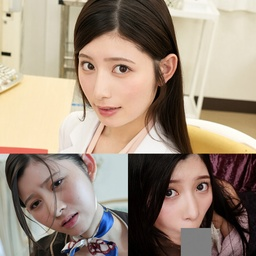
#> input picture collage.jpg, 256 x 256 px, shrunk from 1408 x 1408 before the run
$ python fit_mosaic.py ../../../../collage.jpg ../../../../collage.jpg
#> lines starting #> are read from the running program, lines starting #| are printed output that depends on the picture
#!/usr/bin/env python3
"""原本と「モザイク済み出力」から、ブロックサイズと対応矩形を同定する。"""
import sys
from PIL import Image, ImageChops, ImageStat, ImageFilter

def sc(a,b): return sum(ImageStat.Stat(ImageChops.difference(a,b)).mean)/3
def grad(im):
    g=im.convert("L"); w,h=g.size; px=g.load(); s=0;n=0
    for y in range(h-1):
        for x in range(w-1): s+=abs(px[x,y]-px[x+1,y])+abs(px[x,y]-px[x,y+1]); n+=2
    return s/n
def block(im,k):
    w,h=im.size
    return im.resize((max(1,w//k),max(1,h//k)),Image.BOX).resize((w,h),Image.NEAREST)

def align(orig,samp):
    W,H=samp.size; ar=W/H
    sref=samp.filter(ImageFilter.GaussianBlur(3))
    best=None
    for w in range(int(orig.width*0.6), orig.width+1, max(4,orig.width//40)):
        h=round(w/ar)
        if h>orig.height: continue
        for x0 in range(0, orig.width-w+1, max(4,(orig.width-w)//8 or 10**9)):
            for y0 in range(0, orig.height-h+1, max(4,(orig.height-h)//8 or 10**9)):
                c=orig.crop((x0,y0,x0+w,y0+h)).resize((W,H),Image.LANCZOS)
                v=sc(c.filter(ImageFilter.GaussianBlur(3)),sref)
                if best is None or v<best[0]: best=(v,x0,y0,w,h)
    return best

def refine(orig,samp,x0,y0,w,ks=(3,4,5,6)):
    """粗探索の結果を、モザイク当てはめの残差で細かく詰める。"""
    W,H=samp.size; ar=W/H
    best=None
    for step,span in ((8,40),(3,12),(1,4)):
        cx,cy,cw = (x0,y0,w) if best is None else best[1:]
        for dw in range(-span,span+1,step):
            ww=cw+dw; hh=round(ww/ar)
            if ww<32 or ww>orig.width or hh>orig.height: continue
            for dx in range(-span,span+1,step):
                xx=cx+dx
                if xx<0 or xx+ww>orig.width: continue
                for dy in range(-span,span+1,step):
                    yy=cy+dy
                    if yy<0 or yy+hh>orig.height: continue
                    b=orig.crop((xx,yy,xx+ww,yy+hh)).resize((W,H),Image.LANCZOS)
                    v=min(sc(block(b,k),samp) for k in ks)
                    if best is None or v<best[0]: best=(v,xx,yy,ww)
    return best

def main(op,sp):
#> called with op = '../../../../collage.jpg', sp = '../../../../collage.jpg'
    orig=Image.open(op).convert("RGB"); samp=Image.open(sp).convert("RGB")
#> in main, orig is the input picture: PIL image 256x256 RGB; mean R, G, B 158.8, 141.6, 125.6
    W,H=samp.size
#> W = 256; H = 256
    _,x0,y0,w,h=align(orig,samp)
#> in align, `sref=samp.filter(ImageFilter.GaussianBlur(3))`:
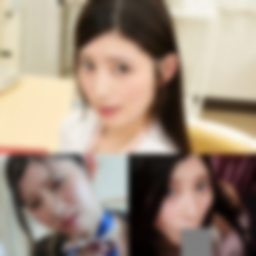
#> sref: PIL image 256x256 RGB; mean R, G, B 158.8, 141.6, 125.6
#> the loop in align, `for w in range(int(orig.width*0.6), orig.width+1, max(4,orig.width//40..` made 18 passes
#> h on passes 2 to 13: 159, 165, 171, 177, 183, 189, 195, 201, 207, 213, 219, 225
#> after the loop in align, `for w in range(int(orig.width*0.6), orig.width+1, max(4,orig.width//40..`: best = (2.42, 0, 0, 255, 255)
#> x0 = 0; y0 = 0; w = 255; h = 255
    _,x0,y0,w=refine(orig,samp,x0,y0,w)
#> after the loop in refine, `for step,span in ((8,40),(3,12),(1,4)):`: best = (8.13, 0, 0, 256)
#> w = 256
    h=round(w*H/W)
#> h = 256
    base=orig.crop((x0,y0,x0+w,y0+h)).resize((W,H),Image.LANCZOS)
    tg=grad(samp)
#> in grad, `g = im.convert('L')`:
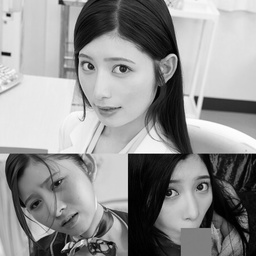
#> g: PIL image 256x256 L; min 0, max 255, mean 144.9
#> after the loop in grad, `for y in range(h-1):`: n = 130050; s = 990776
#> tg = 7.62
    rows=[]
    for k in range(2,13):
        r=block(base,k); rows.append((abs(grad(r)-tg),k,grad(r),sc(r,samp)))
#> this loop made 11 passes
#> pass 1, in main, `r = block(base, k)`:
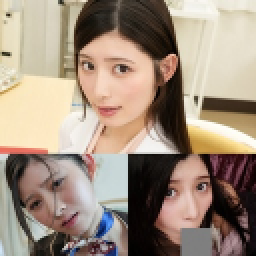
#> r: PIL image 256x256 RGB; mean R, G, B 159.3, 142, 126
#> pass 1, in grad (call 2), `g = im.convert('L')`:
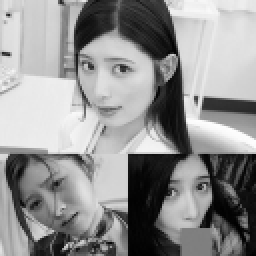
#> g: PIL image 256x256 L; min 0, max 254, mean 145.4
#> pass 2, in main, `r = block(base, k)`:
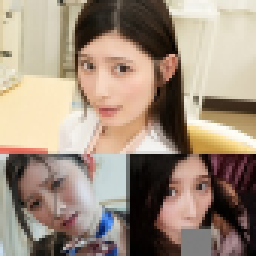
#> r: PIL image 256x256 RGB; mean R, G, B 158.8, 141.6, 125.6
#> pass 2, in grad (call 4), `g = im.convert('L')`:
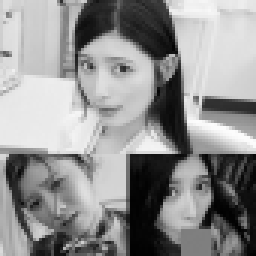
#> g: PIL image 256x256 L; min 0, max 252, mean 144.9
#> after the loop:
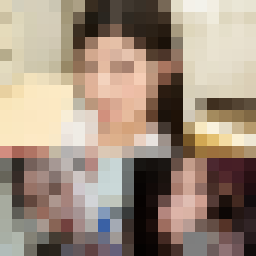
#> r: PIL image 256x256 RGB; mean R, G, B 158.7, 141.5, 125.5
#> after the loop, rows = [(2.15, 2, 5.47, 5.49), (3.05, 3, 4.57, 8.13), (3.6, 4, 4.02, 9.96), (4, 5, 3.61, 12.37), (4.31, 6, 3.31, 13.38), (4.53, 7, 3.09, 14.85), (4.69, 8, 2.92, 15.84), (4.86, 9, 2.75, 16.8), (5.03, 10, 2.59, 18.69), (5.15, 11, 2.47, 20.78), (5.31, 12, 2.31, 21.95)]
    rows.sort()
    k=rows[0][1]
#> k = 2
    print(f"{sp}")
    print(f"  原本 {orig.size}  出力 {W}x{H}  対応矩形 ({x0},{y0}) {w}x{h}  縮小率 {orig.width/W:.2f}")
#|   原本 (256, 256)  出力 256x256  対応矩形 (0,0) 256x256  縮小率 1.00
    print(f"  正解の勾配 {tg:.3f}")
#|   正解の勾配 7.618
    for d,kk,g,r in rows[:4]:
        print(f"    k={kk}  勾配 {g:.3f} (差 {d:.3f})  残差 {r:.3f}")
#> this loop made 4 passes
#> (d, g, r) on passes 1 to 4: (2.15, 5.47, 5.49), (3.05, 4.57, 8.13), (3.6, 4.02, 9.96), (4, 3.61, 12.37)
#|     k=2  勾配 5.470 (差 2.148)  残差 5.486
#|     k=3  勾配 4.570 (差 3.048)  残差 8.132
#|     k=4  勾配 4.020 (差 3.599)  残差 9.956
#|     k=5  勾配 3.614 (差 4.005)  残差 12.369
    print(f"  => ブロック {k}px（出力上） / 原寸換算 {orig.width/(W/k):.1f}px / 横幅比 {100*k/W:.2f}%")
#|   => ブロック 2px（出力上） / 原寸換算 2.0px / 横幅比 0.78%
    return k

if __name__=="__main__":
    main(sys.argv[1],sys.argv[2])
